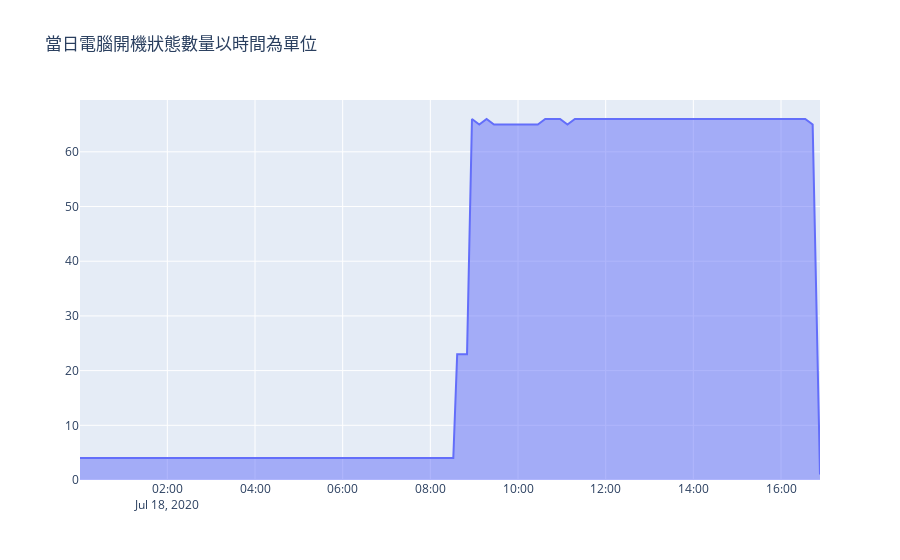

Notebook source saved alongside this figure:
### Code cell
areaData = go.Scatter(x=dfClassRoomStatusTime["時間"].to_list(), y=dfClassRoomStatusTime["數量"].to_list()
                 ,fill = 'tonexty')
fig = go.Figure(data=[areaData], layout_title_text="當日電腦開機狀態數量以時間為單位")
fig.show()

### Figure 1 — Plotly figure (JSON) as saved in the notebook; plotly's stock layout.template omitted (floating-point values rounded to 4 significant figures; data arrays with more than 128 entries replaced by an {"elided": "..."} marker saying what was removed)
{"data": [{"fill": "tonexty", "type": "scatter", "x": {"elided": "148 str values"}, "y": {"elided": "148 int values"}}], "layout": {"title": {"text": "當日電腦開機狀態數量以時間為單位"}}}
